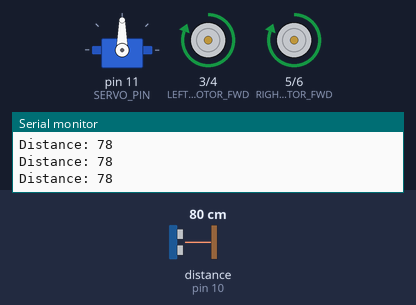
The sketch below on a simulated Arduino Uno, built with avr-gcc and run on an emulated ATmega328P. On the bench: servo, motor-driver pin pairs drawn as motors (green arrow = first pin HIGH = forward, orange = second pin HIGH = backward, longer = more drive), the last lines printed to the serial monitor. Wiring (inferred from the names in the program): ultrasonic range finder: trigger pin 9; echo pin 10. Inputs (shaded band) come from the test bench; at power-on: distance to the obstacle (sensor on pin 10) 80 cm. The echo pulse lasts 58.3 µs per cm.

Above: at 1.2 s.
1.3 s: distance to the obstacle (sensor on pin 10) set to 23 cm
2.8 s: distance to the obstacle (sensor on pin 10) set to 19 cm
At 3.2 s:
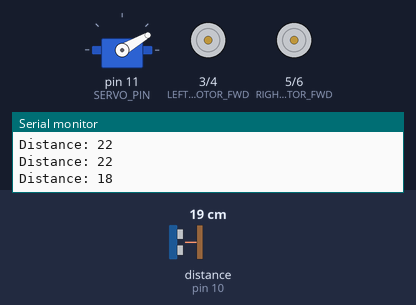
5.8 s: distance to the obstacle (sensor on pin 10) set to 60 cm
At 6.5 s:
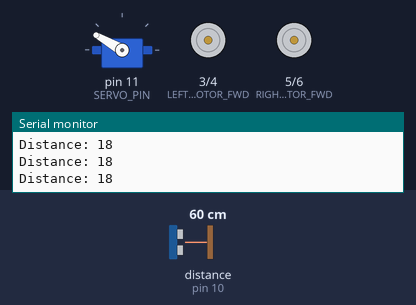
8.8 s: distance to the obstacle (sensor on pin 10) set to 2 cm
At 10.02 s:
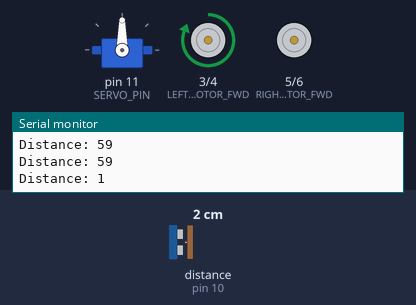
11.8 s: distance to the obstacle (sensor on pin 10) set to 250 cm
At 12.86 s:
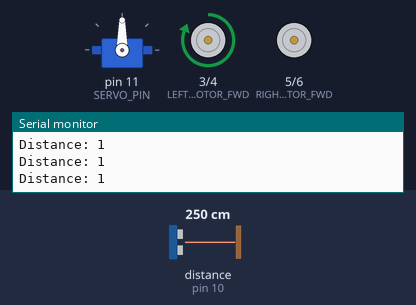
Timing chart, 0 to 14.8 s (numbered marks = the images above; inputs shaded):
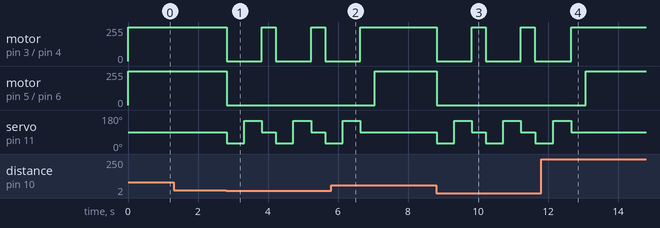

The sketch:

smart_vacuum.ino
```cpp
#include <Servo.h>

// Pin Definitions
#define TRIG_PIN 9
#define ECHO_PIN 10

#define LEFT_MOTOR_FWD 3
#define LEFT_MOTOR_BWD 4
#define RIGHT_MOTOR_FWD 5
#define RIGHT_MOTOR_BWD 6

#define SERVO_PIN 11

Servo scanServo;

// Distance threshold (cm)
const int OBSTACLE_DISTANCE = 20;

// Function to measure distance
long getDistance() {
  digitalWrite(TRIG_PIN, LOW);
  delayMicroseconds(2);

  digitalWrite(TRIG_PIN, HIGH);
  delayMicroseconds(10);
  digitalWrite(TRIG_PIN, LOW);

  long duration = pulseIn(ECHO_PIN, HIGH);
  long distance = duration * 0.034 / 2;

  return distance;
}

// Movement functions
void moveForward() {
  digitalWrite(LEFT_MOTOR_FWD, HIGH);
  digitalWrite(RIGHT_MOTOR_FWD, HIGH);
  digitalWrite(LEFT_MOTOR_BWD, LOW);
  digitalWrite(RIGHT_MOTOR_BWD, LOW);
}

void stopMoving() {
  digitalWrite(LEFT_MOTOR_FWD, LOW);
  digitalWrite(RIGHT_MOTOR_FWD, LOW);
  digitalWrite(LEFT_MOTOR_BWD, LOW);
  digitalWrite(RIGHT_MOTOR_BWD, LOW);
}

void turnRight() {
  digitalWrite(LEFT_MOTOR_FWD, HIGH);
  digitalWrite(RIGHT_MOTOR_FWD, LOW);
  delay(400);
}

void turnLeft() {
  digitalWrite(LEFT_MOTOR_FWD, LOW);
  digitalWrite(RIGHT_MOTOR_FWD, HIGH);
  delay(400);
}

void setup() {
  pinMode(TRIG_PIN, OUTPUT);
  pinMode(ECHO_PIN, INPUT);

  pinMode(LEFT_MOTOR_FWD, OUTPUT);
  pinMode(LEFT_MOTOR_BWD, OUTPUT);
  pinMode(RIGHT_MOTOR_FWD, OUTPUT);
  pinMode(RIGHT_MOTOR_BWD, OUTPUT);

  scanServo.attach(SERVO_PIN);
  scanServo.write(90);

  Serial.begin(9600);
}

void loop() {
  long distance = getDistance();
  Serial.print("Distance: ");
  Serial.println(distance);

  if (distance > OBSTACLE_DISTANCE) {
    moveForward();
  } else {
    stopMoving();

    // Scan surroundings
    scanServo.write(30);
    delay(500);
    long leftDistance = getDistance();

    scanServo.write(150);
    delay(500);
    long rightDistance = getDistance();

    scanServo.write(90);

    if (leftDistance > rightDistance) {
      turnLeft();
    } else {
      turnRight();
    }
  }
}
```

Measured:
- the behaviour switches between 22 and 21 cm on distance to the obstacle (sensor on pin 10) (found by bisection; images 0 and 1)
- after the input at 2.8 s, motor on pin 3 (LEFT_MOTOR_FWD) / pin 4 (LEFT_MOTOR_BWD): alternates forward 255/255 for 0.40 s and stopped for 1.0 s, starting at once; motor on pin 5 (RIGHT_MOTOR_FWD) / pin 6 (RIGHT_MOTOR_BWD): forward 255/255 → stopped at once
- after the input at 5.8 s, motor on pin 3 (LEFT_MOTOR_FWD) / pin 4 (LEFT_MOTOR_BWD): goes on until 6.6 s, then stays forward 255/255; motor on pin 5 (RIGHT_MOTOR_FWD) / pin 6 (RIGHT_MOTOR_BWD): stopped → forward 255/255 after 1.2 s; servo on pin 11 (SERVO_PIN): goes on until 6.6 s, then stays 90°
- after the input at 8.8 s, motor on pin 3 (LEFT_MOTOR_FWD) / pin 4 (LEFT_MOTOR_BWD): alternates forward 255/255 for 0.40 s and stopped for 1.0 s, starting at once; motor on pin 5 (RIGHT_MOTOR_FWD) / pin 6 (RIGHT_MOTOR_BWD): forward 255/255 → stopped at once
- after the input at 11.8 s, motor on pin 3 (LEFT_MOTOR_FWD) / pin 4 (LEFT_MOTOR_BWD): goes on until 12.7 s, then stays forward 255/255; motor on pin 5 (RIGHT_MOTOR_FWD) / pin 6 (RIGHT_MOTOR_BWD): stopped → forward 255/255 after 1.3 s; servo on pin 11 (SERVO_PIN): goes on until 12.7 s, then stays 90°
